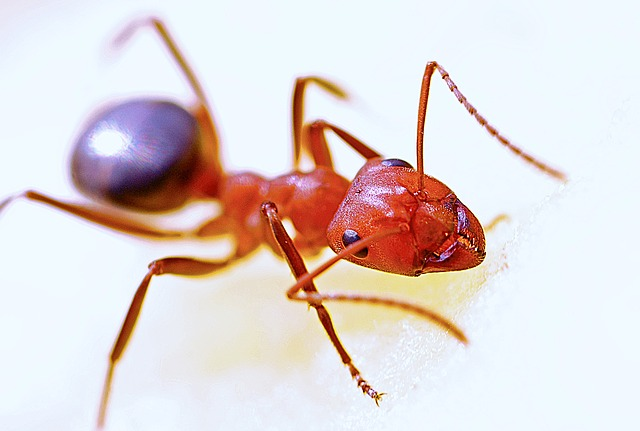
#> input picture image/ant.png, 640 x 431 px, found by its file name
$ python basic34_Morphological.py
#> lines starting #> are read from the running program, lines starting #| are printed output that depends on the picture; after the words box and inside, x2 and y2 are one past the last pixel; in counts of white or black regions, pixels touching at a corner belong together
import cv2
import matplotlib.pyplot as plt
import numpy as np

# โหลดภาพในโหมด grayscale (0)
img = cv2.imread(r"D:\Python_course\python-opencv\python-opencv\image\ant.png", 0)
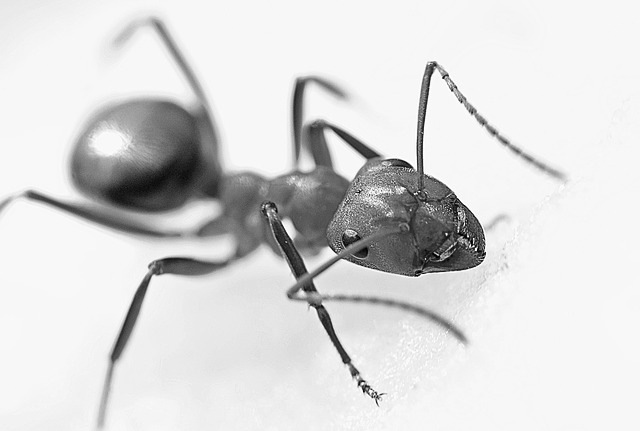
#> img: shape (431, 640); min 0, max 255, mean 217

# Thresholding
thresh, result = cv2.threshold(img, 170, 255, cv2.THRESH_BINARY_INV)
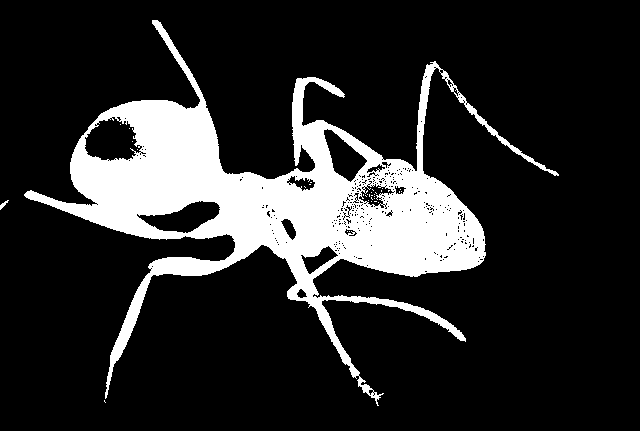
#> result: shape (431, 640); 16.8% white; 34 white regions (32 under 20 px), largest, box (x1, y1, x2, y2) and area: (24, 20, 559, 406) 46291, (0, 200, 9, 210) 33

# สร้าง Kernel สำหรับ Morphological Operations
kernel = np.ones((2, 2), np.uint8)

# การขยายภาพ (Dilation)
dilation = cv2.dilate(result, kernel, iterations=5)
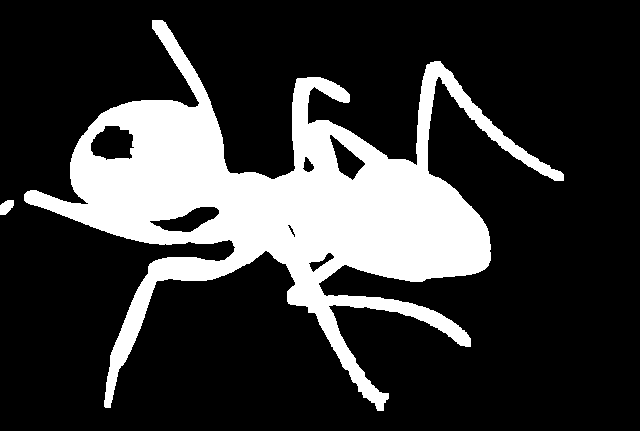
#> dilation: shape (431, 640); 22% white; 2 white regions, box (x1, y1, x2, y2) and area: (24, 20, 564, 411) 60503, (0, 200, 14, 215) 153

# Opening (ลบจุดเล็กๆ)
opening = cv2.morphologyEx(dilation, cv2.MORPH_OPEN, kernel, iterations=7)
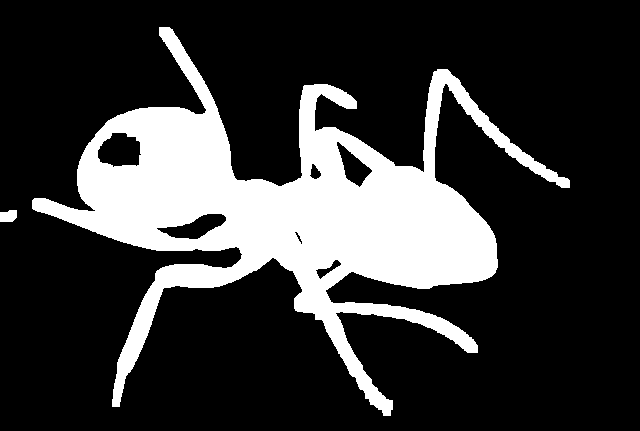
#> opening: shape (431, 640); 21.9% white; 2 white regions, box (x1, y1, x2, y2) and area: (32, 27, 570, 416) 60309, (0, 210, 17, 222) 177

# Closing (เติมเต็มช่องว่าง)
closing = cv2.morphologyEx(opening, cv2.MORPH_CLOSE, kernel, iterations=5)
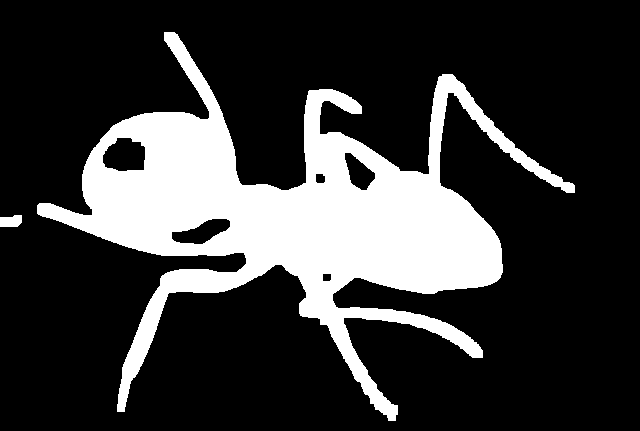
#> closing: shape (431, 640); 22.1% white; 2 white regions, box (x1, y1, x2, y2) and area: (37, 32, 575, 421) 60659, (0, 215, 22, 227) 227

# การกร่อนภาพ (Erosion)
erosion = cv2.erode(closing, kernel, iterations=7)
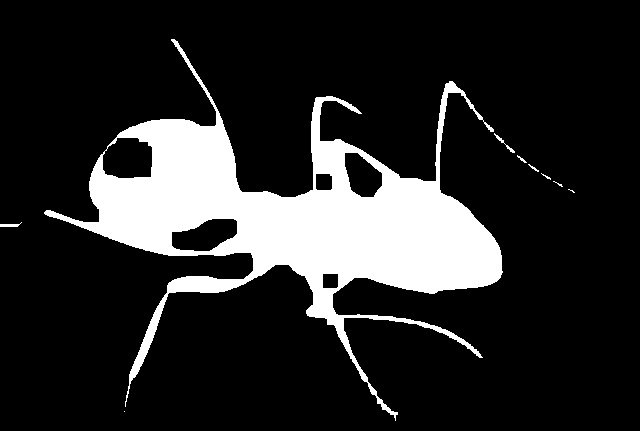
#> erosion: shape (431, 640); 16.3% white; 9 white regions (4 under 20 px), largest, box (x1, y1, x2, y2) and area: (44, 39, 503, 421) 44675, (494, 133, 515, 153) 64, (0, 222, 22, 227) 59, (517, 155, 527, 163) 24, (528, 164, 539, 172) 24

# กำหนดชื่อของภาพที่จะแสดง
titles = ["ORIGINAL", "THRESH", "DILATION", "EROSION", "OPENING", "CLOSING"]
images = [img, result, dilation, erosion, opening, closing]

# แสดงผลภาพทั้งหมด
for i in range(len(images)):
    plt.subplot(2, 3, i + 1)
    plt.imshow(images[i], cmap="gray")  # ใช้ cmap="gray" สำหรับภาพ grayscale
    plt.title(titles[i])
    plt.xticks([])  # ลบขีด x-axis
    plt.yticks([])  # ลบขีด y-axis
#> this loop made 6 passes

# แสดงภาพทั้งหมด
plt.show()
